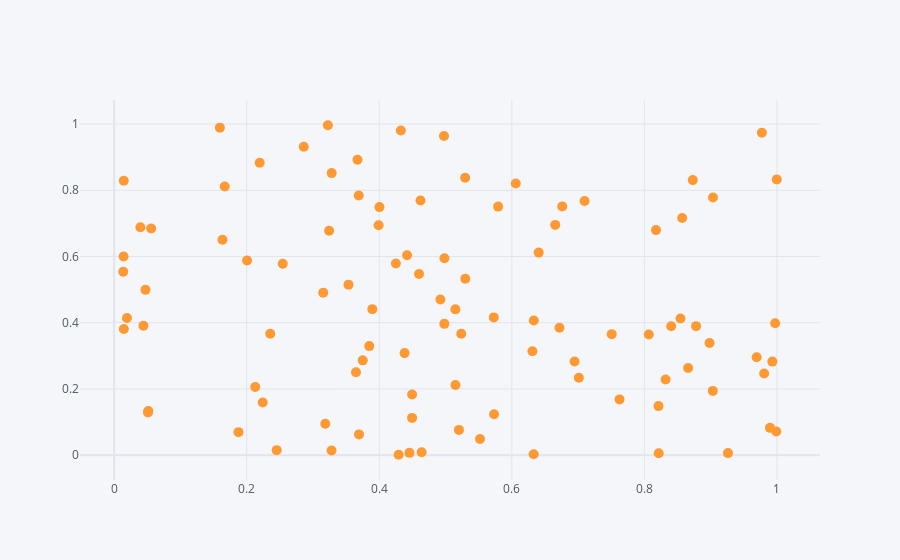

This figure's notebook cell:
### Code cell
df.iplot(kind='scatter', x='A', y='B', mode='markers', size=10)
